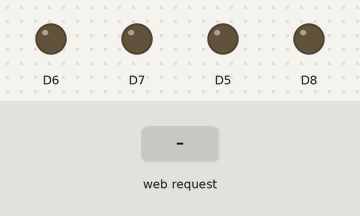
This sketch was run on a simulated ESP8266 (NodeMCU). On the bench: output pins drawn as LEDs (lit = HIGH). The inputs (shaded band) are chosen by the test bench.

Above: at 1.3 s.
1.4 s: HTTP request GET /forward received
At 1.7 s:
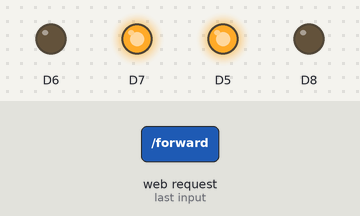
2.9 s: HTTP request GET /backward received
At 4.1 s:
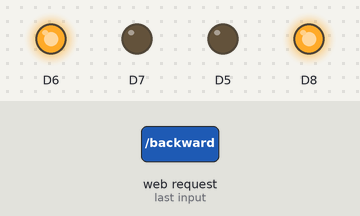
4.4 s: HTTP request GET /left received
At 5.2 s:
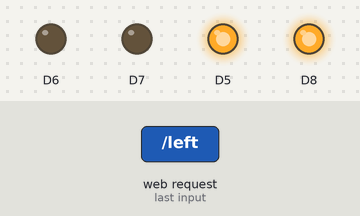
5.9 s: HTTP request GET /right received
At 6.3 s:
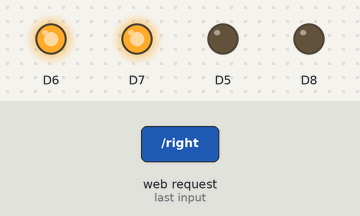
7.4 s: HTTP request GET / received
At 8.7 s:
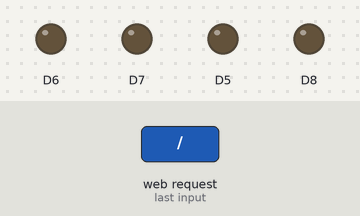
Timing chart, 0 to 9.9 s (numbered marks = the images above; inputs shaded):
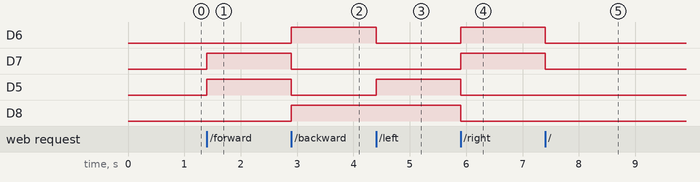

The sketch:

car_ka_code.ino
```cpp
#include<ESP8266WiFi.h>
#include<ESP8266WebServer.h>

IPAddress ip(192,168,4,1);
IPAddress subnet(255,255,255,0);
IPAddress gateway(192,168,4,1);

const char *ssid="ESPap";
const char *password="12345678";

ESP8266WebServer server(80);

void handleRoot(){
  server.send(200,"text/html","Welcome To ErodeRTP");
  digitalWrite(D5,LOW);
  digitalWrite(D6,LOW);

  digitalWrite(D7,LOW);
  digitalWrite(D8,LOW);
}

void halt(){
  server.send(200,"text/html","HALT");
  digitalWrite(D5,LOW);
  digitalWrite(D6,LOW);

  digitalWrite(D7,LOW);
  digitalWrite(D8,LOW);
}

void forward(){
  server.send(200,"text/html","FORWARD");
  digitalWrite(D5,HIGH);
  digitalWrite(D6,LOW);

  digitalWrite(D7,HIGH);
  digitalWrite(D8,LOW);
}

void backward(){
  server.send(200,"text/html","BACKWARD");
  digitalWrite(D5,LOW);
  digitalWrite(D6,HIGH);

  digitalWrite(D7,LOW);
  digitalWrite(D8,HIGH);
}

void left(){
  server.send(200,"text/html","LEFT");
  digitalWrite(D5,HIGH);
  digitalWrite(D6,LOW);

  digitalWrite(D7,LOW);
  digitalWrite(D8,HIGH);
}

void right(){
  server.send(200,"text/html","RIGHT");
  digitalWrite(D5,LOW);
  digitalWrite(D6,HIGH);

  digitalWrite(D7,HIGH);
  digitalWrite(D8,LOW);
}

void setup() {
 pinMode(D5,OUTPUT);
 pinMode(D6,OUTPUT);
 pinMode(D7,OUTPUT);
 pinMode(D8,OUTPUT);
 delay(100);

 WiFi.softAPConfig(ip,gateway,subnet);
 WiFi.softAP(ssid,password);

 server.on("/",handleRoot);
 server.on("/halt",halt);
 server.on("/forward",forward);
 server.on("/backward",backward);
 server.on("/left",left);
 server.on("/right",right);
 server.begin();
}

void loop() {
 server.handleClient();
}
```

Measured:
- after the input at 1.4 s, D7, D5: LOW → HIGH at once
- after the input at 2.9 s, D6, D8: LOW → HIGH at once; D7, D5: HIGH → LOW at once
- after the input at 4.4 s, D6: HIGH → LOW at once; D5: LOW → HIGH at once
- after the input at 5.9 s, D6, D7: LOW → HIGH at once; D5, D8: HIGH → LOW at once
- after the input at 7.4 s, D6, D7: HIGH → LOW at once
